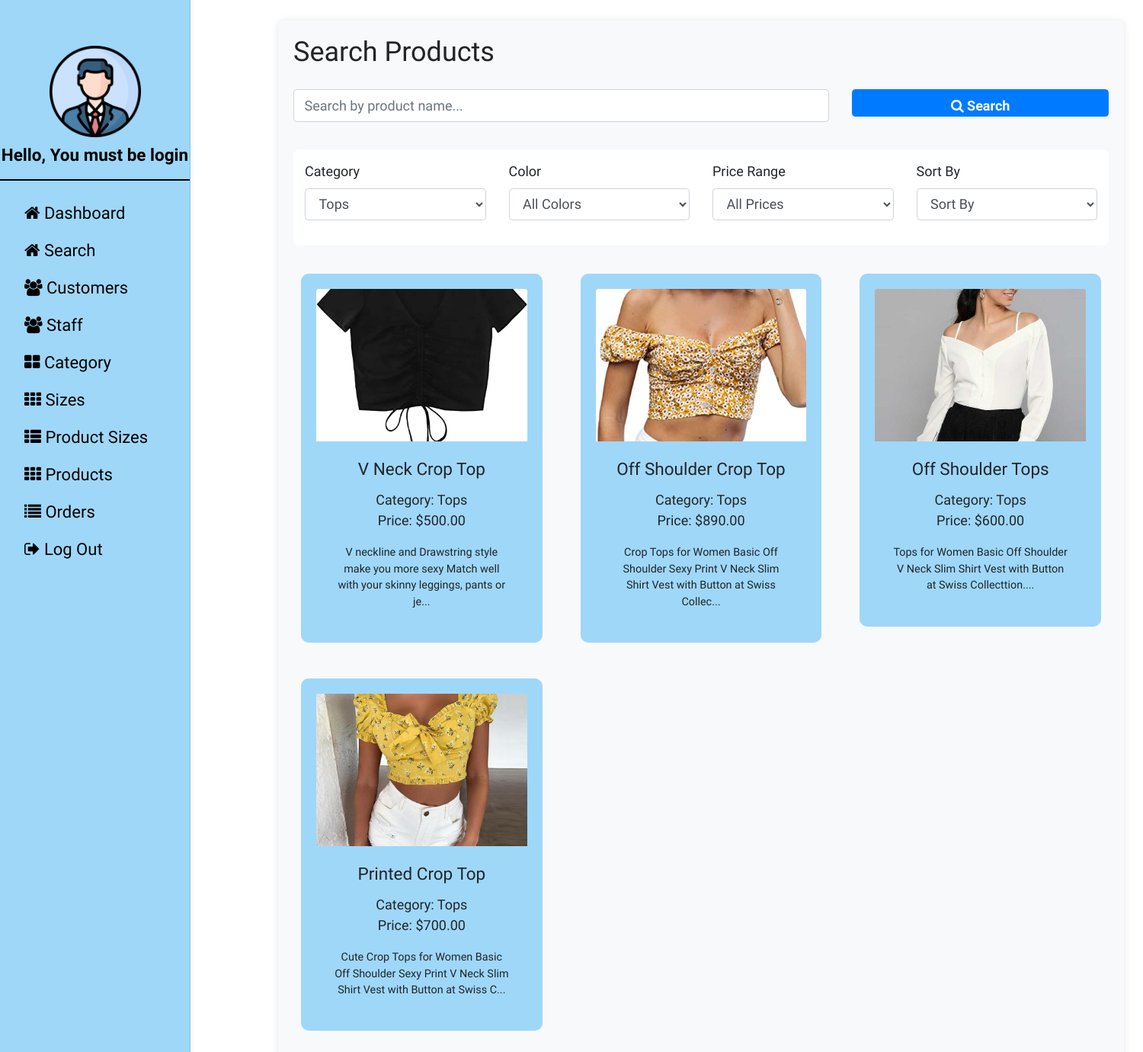
Before: /search.php?category=1 with the older database file.
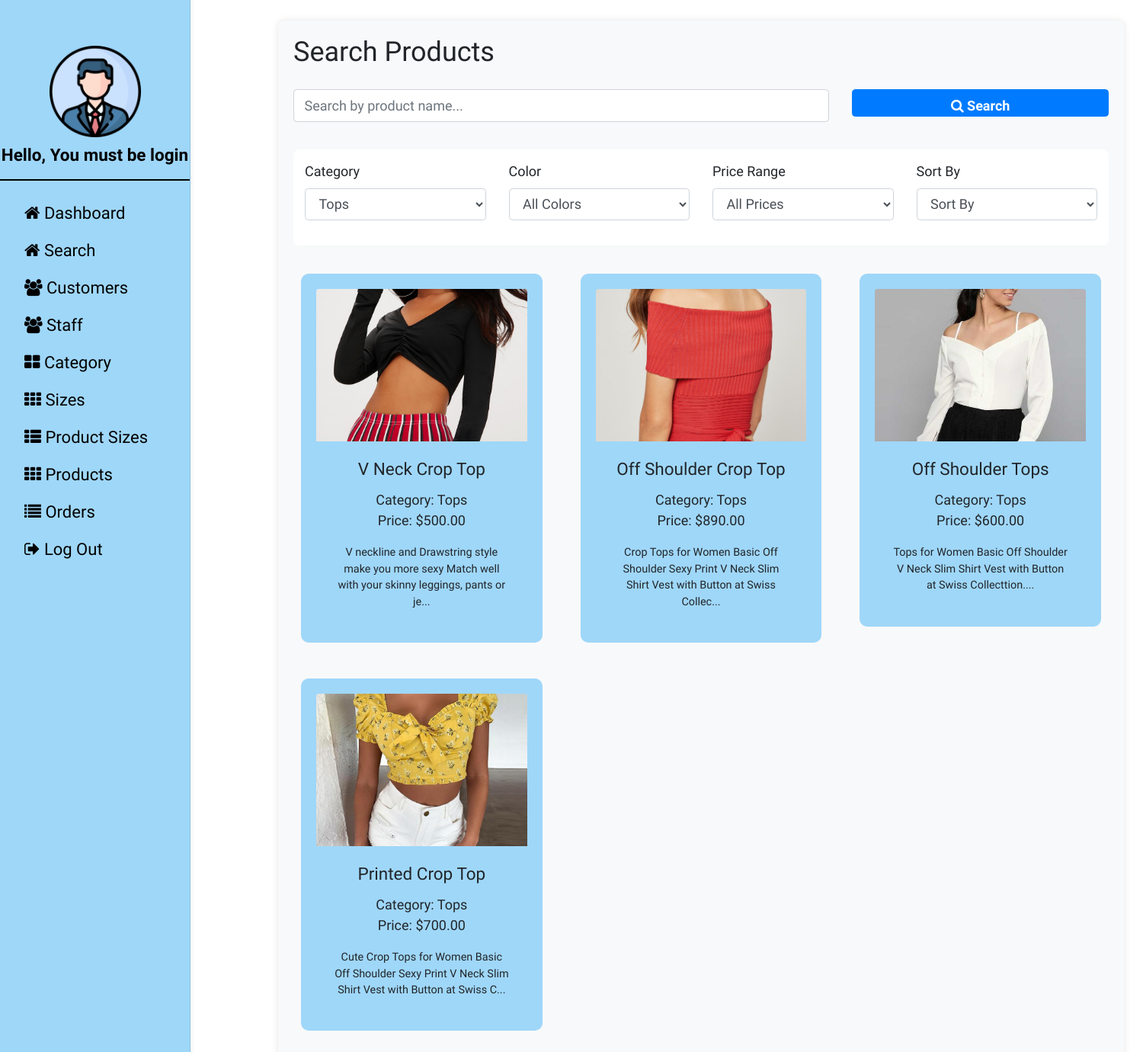
After: the same page with the newer database file.
### tables this page shows
CREATE TABLE `product` (
  `product_id` int(11) NOT NULL,
  `product_name` varchar(200) NOT NULL,
  `product_desc` text NOT NULL,
  `product_image` varchar(255) NOT NULL,
  `price` int(11) NOT NULL,
  `category_id` int(11) NOT NULL,
  `uploaded_date` date NOT NULL DEFAULT current_timestamp(),
  `color` varchar(80) DEFAULT NULL
);

CREATE TABLE `category` (
  `category_id` int(11) NOT NULL,
  `category_name` varchar(150) NOT NULL
);

### search.php (the view, shortened to what the changed rows need)
<?php
include_once "./config/dbconnect.php";
?>
<!DOCTYPE html>
<html>
<head>
    <link rel="stylesheet" href="https://cdn.jsdelivr.net/npm/bootstrap@4.0.0/dist/css/bootstrap.min.css">
    <link rel="stylesheet" href="https://cdnjs.cloudflare.com/ajax/libs/font-awesome/4.7.0/css/font-awesome.min.css">
    <link rel="stylesheet" href="./assets/css/style.css">
</head>
<body>
    <div class="content-main">
        <div id="main-content" style="margin-left: 350px;" class="container allContent-section py-4">
            <div class="row">
                <div class="col-12">
                    <div class="search-container">
                        <h2 class="mb-4">Search Products</h2>
                        <div class="row">
                            <?php
                            if (isset($_GET['search']) || isset($_GET['category']) || isset($_GET['price_range']) || isset($_GET['sort'])) {
                                $where_conditions = array();
                                $params = array();
                                if (!empty($_GET['category'])) {
                                    $where_conditions[] = "p.category_id = ?";
                                    $params[] = $_GET['category'];
                                }
                                $sql = "SELECT p.*, c.category_name
                                       FROM product p
                                       LEFT JOIN category c ON p.category_id = c.category_id";
                                if (!empty($where_conditions)) {
                                    $sql .= " WHERE " . implode(' AND ', $where_conditions);
                                }
                                $stmt = $conn->prepare($sql);
                                if (!empty($params)) {
                                    $types = str_repeat('s', count($params));
                                    $stmt->bind_param($types, ...$params);
                                }
                                $stmt->execute();
                                $result = $stmt->get_result();
                                if ($result->num_rows > 0) {
                                    while ($row = $result->fetch_assoc()) {
                                        ?>
                            <div class="col-md-4 mb-4">
                                <div class="card product-card">
                                    <img src="<?php echo $row['product_image']; ?>" class="card-img-top product-image"
                                        alt="<?php echo htmlspecialchars($row['product_name']); ?>">
                                    <div class="card-body">
                                        <h5 class="card-title"><?php echo htmlspecialchars($row['product_name']); ?>
                                        </h5>
                                        <p class="card-text">
                                            Category: <?php echo htmlspecialchars($row['category_name']); ?><br>
                                            Price: $<?php echo number_format($row['price'], 2); ?>
                                        </p>
                                        <p class="card-text small">
                                            <?php echo htmlspecialchars(substr($row['product_desc'], 0, 100)) . '...'; ?>
                                        </p>
                                    </div>
                                </div>
                            </div>
                            <?php
                                    }
                                } else {
                                    echo '<div class="col-12"><div class="alert alert-info">No products found matching your criteria.</div></div>';
                                }
                            }
                            ?>
                        </div>
                    </div>
                </div>
            </div>
        </div>
    </div>
</body>
</html>

Changed rows visible on the page:
changed product "V Neck Crop Top": product_image: a different picture
changed product "Off Shoulder Crop Top": product_image: a different picture
